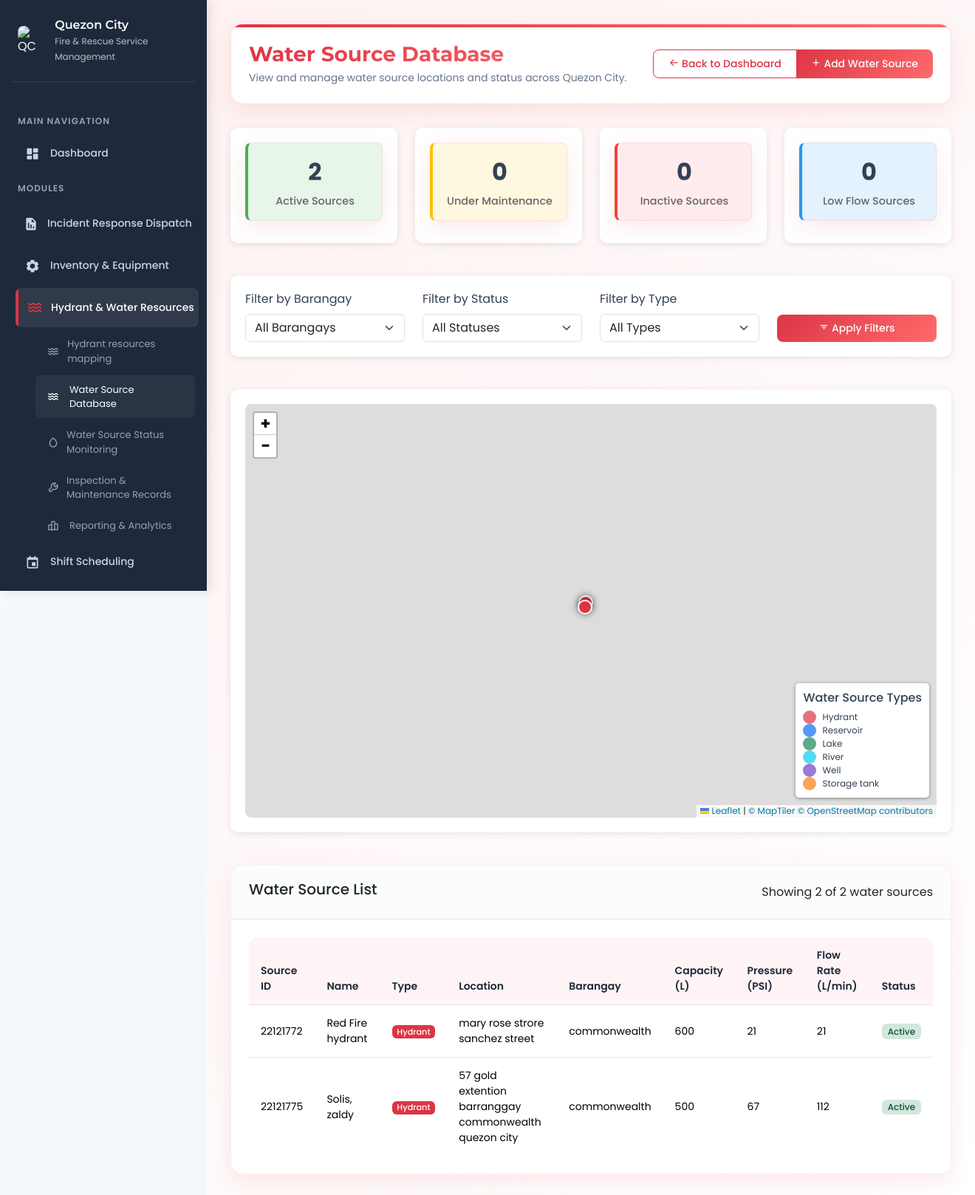
Screenshot of /Admin/HWRM/water_source_database/wsd.php (signed in) with the database file from the repository.
### tables this page shows
CREATE TABLE `water_sources` (
  `id` int(11) NOT NULL,
  `source_type` enum('hydrant','reservoir','lake','river','well','storage_tank') NOT NULL,
  `source_id` varchar(50) NOT NULL,
  `name` varchar(100) NOT NULL,
  `location` varchar(255) NOT NULL,
  `barangay` varchar(100) NOT NULL,
  `latitude` decimal(10,8) NOT NULL,
  `longitude` decimal(11,8) NOT NULL,
  `capacity` int(11) DEFAULT NULL COMMENT 'In liters',
  `pressure` int(11) DEFAULT NULL COMMENT 'In PSI',
  `flow_rate` int(11) DEFAULT NULL COMMENT 'In L/min',
  `status` enum('active','inactive','maintenance','low_flow') NOT NULL DEFAULT 'active',
  `last_inspection` date DEFAULT NULL,
  `next_inspection` date DEFAULT NULL,
  `notes` text DEFAULT NULL,
  `created_at` timestamp NOT NULL DEFAULT current_timestamp(),
  `updated_at` timestamp NOT NULL DEFAULT current_timestamp() ON UPDATE current_timestamp()
);

### Admin/HWRM/water_source_database/wsd.php (the view, shortened to what the rows shown need)
<?php
require_once 'config/database_manager.php';
try {
    $water_sources = $dbManager->fetchAll("hwrm", "SELECT * FROM water_sources ORDER BY barangay, source_id");
} catch (Exception $e) {
    error_log("Database error: " . $e->getMessage());
    $user = ['first_name' => 'User'];
    $water_sources = [];
    $barangays = [];
    $source_types = [];
    $status_counts = [];
    $error_message = "System temporarily unavailable. Please try again later.";
}
$filtered_sources = $water_sources;
?>
<!DOCTYPE html>
<html lang="en">
<head>
    <link href="https://cdn.jsdelivr.net/npm/bootstrap@5.3.2/dist/css/bootstrap.min.css" rel="stylesheet">
    <link href="https://unpkg.com/boxicons@2.1.4/css/boxicons.min.css" rel="stylesheet">
    <link rel="stylesheet" href="https://cdnjs.cloudflare.com/ajax/libs/animate.css/4.1.1/animate.min.css">
    <link rel="stylesheet" href="https://cdn.jsdelivr.net/npm/leaflet@1.9.4/dist/leaflet.css" />
    <link rel="stylesheet" href="css/style.css">
</head>
<body>
    <div class="dashboard-container">
        <div class="main-content">
            <div class="dashboard-header animate-fade-in">
                <div class="page-title">
                    <h1>Water Source Database</h1>
                </div>
            </div>
            <div class="dashboard-content">
                <div class="row mt-4">
                    <div class="col-12">
                        <div class="card animate-fade-in">
                            <div class="card-body">
                                <div class="table-responsive">
                                    <table class="table table-hover">
                                        <thead>
                                            <tr>
                                                <th>Source ID</th>
                                                <th>Name</th>
                                                <th>Type</th>
                                                <th>Location</th>
                                                <th>Barangay</th>
                                                <th>Capacity (L)</th>
                                                <th>Pressure (PSI)</th>
                                                <th>Flow Rate (L/min)</th>
                                                <th>Status</th>
                                            </tr>
                                        </thead>
                                        <tbody>
                                            <?php if (count($filtered_sources) > 0): ?>
                                                <?php foreach ($filtered_sources as $source): ?>
                                                <tr>
                                                    <td><?php echo htmlspecialchars($source['source_id']); ?></td>
                                                    <td><?php echo htmlspecialchars($source['name']); ?></td>
                                                    <td>
                                                        <span class="badge source-type-badge badge-<?php echo $source['source_type']; ?>">
                                                            <?php echo ucfirst(str_replace('_', ' ', $source['source_type'])); ?>
                                                        </span>
                                                    </td>
                                                    <td><?php echo htmlspecialchars($source['location']); ?></td>
                                                    <td><?php echo htmlspecialchars($source['barangay']); ?></td>
                                                    <td><?php echo $source['capacity'] ?? 'N/A'; ?></td>
                                                    <td><?php echo $source['pressure'] ?? 'N/A'; ?></td>
                                                    <td><?php echo $source['flow_rate'] ?? 'N/A'; ?></td>
                                                    <td>
                                                        <span class="badge status-badge status-<?php echo $source['status']; ?>">
                                                            <?php echo ucfirst(str_replace('_', ' ', $source['status'])); ?>
                                                        </span>
                                                    </td>
                                                </tr>
                                                <?php endforeach; ?>
                                            <?php endif; ?>
                                        </tbody>
                                    </table>
                                </div>
                            </div>
                        </div>
                    </div>
                </div>
            </div>
        </div>
    </div>
</body>
</html>

### rows the page displays
water_sources: source "22121772", name "Red Fire hydrant", source_type "Hydrant", location "mary rose strore sanchez street", barangay "commonwealth", capacity "600", pressure "21", flow_rate "21", status "Active"
water_sources: source "22121775", name "Solis, zaldy", source_type "Hydrant", location "57 gold extention barranggay commonwealth quezon city", barangay "commonwealth", capacity "500", pressure "67", flow_rate "112", status "Active"

### other values shown
$active_count "2"
$maintenance_count "0"
$inactive_count "0"
$low_flow_count "0"
count($filtered_sources) "2"
count($water_sources) "2"
